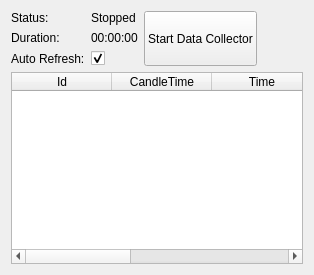
            <widget class="QWidget" name="tabDataCollector">
             <attribute name="title">
              <string>Data Collector</string>
             </attribute>
             <layout class="QGridLayout" name="gridLayout_23">
              <item row="0" column="0">
               <layout class="QVBoxLayout" name="verticalLayout_17">
                <item>
                 <layout class="QHBoxLayout" name="horizontalLayout_9">
                  <item>
                   <layout class="QFormLayout" name="formLayout_13">
                    <item row="0" column="0">
                     <widget class="QLabel" name="statusLabel_2">
                      <property name="text">
                       <string>Status:</string>
                      </property>
                     </widget>
                    </item>
                    <item row="0" column="1">
                     <widget class="QLabel" name="lblDataCollectorStatus">
                      <property name="text">
                       <string>Stopped</string>
                      </property>
                     </widget>
                    </item>
                    <item row="2" column="0">
                     <widget class="QLabel" name="asdLabel_3">
                      <property name="text">
                       <string>Auto Refresh:</string>
                      </property>
                     </widget>
                    </item>
                    <item row="2" column="1">
                     <widget class="QCheckBox" name="chkAutoRefreshDataCollector">
                      <property name="text">
                       <string/>
                      </property>
                      <property name="checked">
                       <bool>true</bool>
                      </property>
                     </widget>
                    </item>
                    <item row="1" column="0">
                     <widget class="QLabel" name="openTradesLabel_2">
                      <property name="text">
                       <string>Duration:</string>
                      </property>
                     </widget>
                    </item>
                    <item row="1" column="1">
                     <widget class="QLabel" name="lblDataCollectorRunTime">
                      <property name="text">
                       <string>00:00:00</string>
                      </property>
                     </widget>
                    </item>
                   </layout>
                  </item>
                  <item>
                   <widget class="QPushButton" name="btnStartDataCollector">
                    <property name="sizePolicy">
                     <sizepolicy hsizetype="Minimum" vsizetype="Minimum">
                      <horstretch>0</horstretch>
                      <verstretch>100</verstretch>
                     </sizepolicy>
                    </property>
                    <property name="minimumSize">
                     <size>
                      <width>0</width>
                      <height>0</height>
                     </size>
                    </property>
                    <property name="text">
                     <string>Start Data Collector</string>
                    </property>
                   </widget>
                  </item>
                  <item>
                   <layout class="QVBoxLayout" name="verticalLayout_18">
                    <item>
                     <spacer name="horizontalSpacer_6">
                      <property name="orientation">
                       <enum>Qt::Horizontal</enum>
                      </property>
                      <property name="sizeHint" stdset="0">
                       <size>
                        <width>40</width>
                        <height>20</height>
                       </size>
                      </property>
                     </spacer>
                    </item>
                    <item>
                     <widget class="QLabel" name="lblSwtUpdate_2">
                      <property name="text">
                       <string/>
                      </property>
                     </widget>
                    </item>
                   </layout>
                  </item>
                 </layout>
                </item>
                <item>
                 <widget class="QTableWidget" name="tblTickData">
                  <property name="enabled">
                   <bool>true</bool>
                  </property>
                  <property name="styleSheet">
                   <string notr="true"/>
                  </property>
                  <attribute name="verticalHeaderVisible">
                   <bool>false</bool>
                  </attribute>
                  <column>
                   <property name="text">
                    <string>Id</string>
                   </property>
                  </column>
                  <column>
                   <property name="text">
                    <string>CandleTime</string>
                   </property>
                  </column>
                  <column>
                   <property name="text">
                    <string>Time</string>
                   </property>
                  </column>
                  <column>
                   <property name="text">
                    <string>Symbol</string>
                   </property>
                  </column>
                  <column>
                   <property name="text">
                    <string>Price</string>
                   </property>
                  </column>
                 </widget>
                </item>
               </layout>
              </item>
             </layout>
            </widget>
